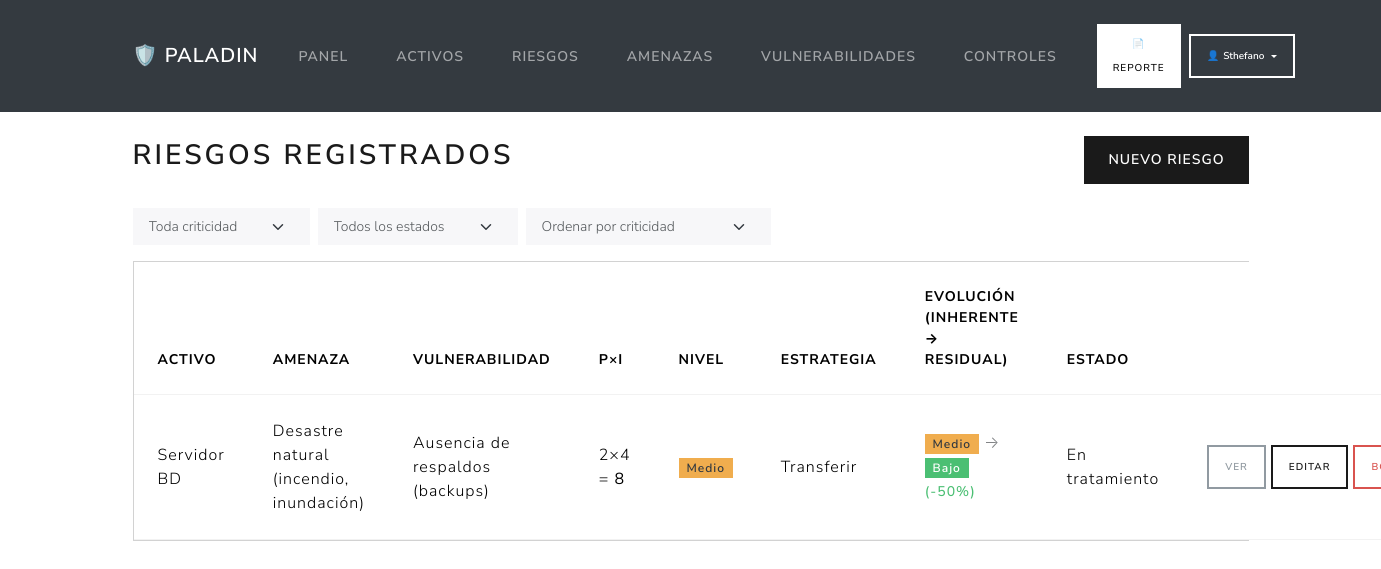
/riesgos/ (signed in), run on the app's committed database.
### riesgos/models.py (models this page shows, shortened)
class Riesgo(models.Model):
    ESTRATEGIAS = [
        ('MIT', 'Mitigar'),
        ('TRA', 'Transferir'),
        ('ACE', 'Aceptar'),
        ('EVI', 'Evitar'),
    ]
    ESTADOS = [
        ('IDE', 'Identificado'),
        ('TRA', 'En tratamiento'),
        ('CON', 'Controlado'),
        ('CER', 'Cerrado'),
    ]
    activo = models.ForeignKey(
        Activo, on_delete=models.CASCADE, related_name='riesgos'
    )
    amenaza = models.ForeignKey(Amenaza, on_delete=models.PROTECT)
    vulnerabilidad = models.ForeignKey(Vulnerabilidad, on_delete=models.PROTECT)
    controles_existentes = models.TextField(
        blank=True,
        help_text='Controles ya implementados antes del análisis.'
    )
    probabilidad = models.IntegerField(
        choices=NIVEL_1_5,
        validators=[MinValueValidator(1), MaxValueValidator(5)]
    )
    impacto = models.IntegerField(
        choices=NIVEL_1_5,
        validators=[MinValueValidator(1), MaxValueValidator(5)]
    )
    estrategia = models.CharField(
        max_length=3, choices=ESTRATEGIAS, blank=True
    )
    controles_propuestos = models.ManyToManyField(
        Control, blank=True, related_name='riesgos'
    )
    responsable = models.CharField(max_length=120, blank=True)
    probabilidad_residual = models.IntegerField(
        choices=NIVEL_1_5, null=True, blank=True,
        validators=[MinValueValidator(1), MaxValueValidator(5)]
    )
    impacto_residual = models.IntegerField(
        choices=NIVEL_1_5, null=True, blank=True,
        validators=[MinValueValidator(1), MaxValueValidator(5)]
    )
    observaciones = models.TextField(
        blank=True,
        help_text='Observaciones o recomendaciones para las partes interesadas.'
    )
    estado = models.CharField(max_length=3, choices=ESTADOS, default='IDE')
    fecha_tratamiento = models.DateField(
        null=True, blank=True,
        help_text='Fecha en que se aplicó el tratamiento (controles).'
    )
    fecha_control = models.DateField(
        null=True, blank=True,
        help_text='Fecha en que el riesgo quedó controlado/verificado.'
    )
    fecha_creacion = models.DateTimeField(auto_now_add=True)
    fecha_actualizacion = models.DateTimeField(auto_now=True)
    class Meta:
        verbose_name = 'Riesgo'
        verbose_name_plural = 'Riesgos'
        ordering = ['-fecha_actualizacion']
    @staticmethod
    def _clasificar(nivel):
        if nivel is None:
            return None
        if nivel <= 4:
            return 'Bajo'
        if nivel <= 9:
            return 'Medio'
        if nivel <= 15:
            return 'Alto'
        return 'Crítico'
    @property
    def nivel_riesgo(self):
        return self.probabilidad * self.impacto
    @property
    def nivel_riesgo_texto(self):
        return self._clasificar(self.nivel_riesgo)
    @property
    def riesgo_residual(self):
        if self.probabilidad_residual and self.impacto_residual:
            return self.probabilidad_residual * self.impacto_residual
        return None
    @property
    def riesgo_residual_texto(self):
        return self._clasificar(self.riesgo_residual)
    @property
    def reduccion(self):
        if self.riesgo_residual is not None:
            return self.nivel_riesgo - self.riesgo_residual
        return None
    @property
    def porcentaje_reduccion(self):
        if self.riesgo_residual is not None and self.nivel_riesgo:
            return round(self.reduccion / self.nivel_riesgo * 100)
        return None

class Amenaza(models.Model):
    CATEGORIAS = [
        ('NAT', 'Natural / Desastre'),
        ('HUM', 'Error humano'),
        ('MAL', 'Ataque malicioso / Malware'),
        ('TEC', 'Fallo técnico'),
        ('ORG', 'Organizacional / Procesos'),
    ]
    nombre = models.CharField(max_length=120)
    descripcion = models.TextField(blank=True)
    categoria = models.CharField(max_length=3, choices=CATEGORIAS, default='TEC')
    class Meta:
        verbose_name = 'Amenaza'
        verbose_name_plural = 'Amenazas'
        ordering = ['nombre']

class Vulnerabilidad(models.Model):
    nombre = models.CharField(max_length=120)
    descripcion = models.TextField(blank=True)
    cve = models.CharField(
        'CVE', max_length=30, blank=True,
        help_text='Identificador CVE asociado, p.ej. CVE-2021-44228 (opcional).'
    )
    class Meta:
        verbose_name = 'Vulnerabilidad'
        verbose_name_plural = 'Vulnerabilidades'
        ordering = ['nombre']

### activos/models.py (models this page shows, shortened)
class Activo(models.Model):
    NIVEL_CIA = [
        (1, 'Muy Bajo'),
        (2, 'Bajo'),
        (3, 'Medio'),
        (4, 'Alto'),
        (5, 'Muy Alto'),
    ]
    TIPOS_ACTIVO = [
        ('HW', 'Hardware'),
        ('SW', 'Software'),
        ('INF', 'Información'),
        ('SER', 'Servicio'),
        ('PER', 'Personal'),
    ]
    nombre = models.CharField(max_length=100)
    descripcion = models.TextField()
    tipo = models.CharField(
        max_length=10,
        choices=TIPOS_ACTIVO
    )
    confidencialidad = models.IntegerField(
        choices=NIVEL_CIA
    )
    integridad = models.IntegerField(
        choices=NIVEL_CIA
    )
    disponibilidad = models.IntegerField(
        choices=NIVEL_CIA
    )

### riesgos/views.py (the view)
# urls.py: path('riesgos/', views.lista_riesgos, name='lista_riesgos'),
def lista_riesgos(request):
    riesgos = (
        Riesgo.objects
        .select_related('activo', 'amenaza', 'vulnerabilidad')
        .annotate(nivel=F('probabilidad') * F('impacto'))
    )
    nivel_sel = request.GET.get('nivel', '')
    estado_sel = request.GET.get('estado', '')
    orden = request.GET.get('orden', 'criticidad')  # criticidad | reciente
    if nivel_sel in RANGOS_CRITICIDAD:
        lo, hi = RANGOS_CRITICIDAD[nivel_sel]
        riesgos = riesgos.filter(nivel__gte=lo, nivel__lte=hi)
    if estado_sel:
        riesgos = riesgos.filter(estado=estado_sel)
    if orden == 'reciente':
        riesgos = riesgos.order_by('-fecha_actualizacion')
    else:
        riesgos = riesgos.order_by('-nivel', '-fecha_actualizacion')
    return render(request, 'riesgos/lista_riesgos.html', {
        'riesgos': riesgos,
        'niveles': RANGOS_CRITICIDAD.keys(),
        'estados': Riesgo.ESTADOS,
        'nivel_sel': nivel_sel,
        'estado_sel': estado_sel,
        'orden': orden,
    })

### riesgos/templates/riesgos/lista_riesgos.html (shortened to what this page needs)
{% extends 'base.html' %}
{% block contenido %}
<div class="d-flex justify-content-between align-items-center mb-4">
  <h2>Riesgos registrados</h2>
  <a href="{% url 'crear_riesgo' %}" class="btn btn-primary">Nuevo riesgo</a>
</div>
<form class="row g-2 mb-3" method="get">
  <div class="col-auto">
    <select name="nivel" class="form-select form-select-sm" onchange="this.form.submit()">
      <option value="">Toda criticidad</option>
    </select>
  </div>
  <div class="col-auto">
    <select name="estado" class="form-select form-select-sm" onchange="this.form.submit()">
      <option value="">Todos los estados</option>
    </select>
  </div>
  <div class="col-auto">
    <select name="orden" class="form-select form-select-sm" onchange="this.form.submit()">
      <option value="criticidad" {% if orden == 'criticidad' %}selected{% endif %}>Ordenar por criticidad</option>
    </select>
  </div>
</form>
<div class="card">
  <div class="card-body p-0">
    <table class="table table-hover mb-0 align-middle">
      <thead>
        <tr>
          <th>Activo</th><th>Amenaza</th><th>Vulnerabilidad</th>
          <th>P×I</th><th>Nivel</th><th>Estrategia</th>
          <th>Evolución (inherente → residual)</th><th>Estado</th><th></th>
        </tr>
      </thead>
      <tbody>
        {% for r in riesgos %}
        <tr>
          <td>{{ r.activo.nombre }}</td>
          <td>{{ r.amenaza.nombre }}</td>
          <td>
            {{ r.vulnerabilidad.nombre }}
          </td>
          <td>{{ r.probabilidad }}×{{ r.impacto }} = <strong>{{ r.nivel_riesgo }}</strong></td>
          <td>{% include 'riesgos/_badge_nivel.html' with texto=r.nivel_riesgo_texto %}</td>
          <td>{{ r.get_estrategia_display|default:"—" }}</td>
          <td>
            {% include 'riesgos/_badge_nivel.html' with texto=r.nivel_riesgo_texto %}
            {% if r.riesgo_residual %}
              <span class="text-muted">→</span>
              {% include 'riesgos/_badge_nivel.html' with texto=r.riesgo_residual_texto %}
              <small class="text-success fw-semibold">(-{{ r.porcentaje_reduccion }}%)</small>
            {% else %}
              <span class="text-muted">→ sin evaluar</span>
            {% endif %}
          </td>
          <td>{{ r.get_estado_display }}</td>
          <td class="text-end text-nowrap">
            <a href="{% url 'detalle_riesgo' r.id %}" class="btn btn-sm btn-outline-secondary">Ver</a>
            <a href="{% url 'editar_riesgo' r.id %}" class="btn btn-sm btn-outline-primary">Editar</a>
            <a href="{% url 'eliminar_riesgo' r.id %}" class="btn btn-sm btn-outline-danger">Borrar</a>
          </td>
        </tr>
        {% empty %}
        <tr><td colspan="9" class="text-center text-muted py-4">
          No existen riesgos registrados.
        </td></tr>
        {% endfor %}
      </tbody>
    </table>
  </div>
</div>
{% endblock %}

### riesgos/templates/base.html (shortened to what this page needs)
<!doctype html>
<html lang="es">
  <head>
    <link
      rel="stylesheet"
      href="https://cdn.jsdelivr.net/npm/bootswatch@5.3.8/dist/lux/bootstrap.min.css"
    />
  </head>
  <body>
    <nav class="navbar navbar-expand-lg navbar-dark bg-dark d-print-none">
      <div class="container">
        <a class="navbar-brand fw-bold" href="{% url 'dashboard' %}">🛡️ Paladin</a>
        <div class="collapse navbar-collapse" id="nav">
          <ul class="navbar-nav me-auto">
            <li class="nav-item">
              <a class="nav-link" href="{% url 'dashboard' %}">Panel</a>
            </li>
            <li class="nav-item">
              <a class="nav-link" href="{% url 'lista_activos' %}">Activos</a>
            </li>
            <li class="nav-item">
              <a class="nav-link" href="{% url 'lista_riesgos' %}">Riesgos</a>
            </li>
            <li class="nav-item">
              <a class="nav-link" href="{% url 'lista_amenazas' %}">Amenazas</a>
            </li>
            <li class="nav-item">
              <a class="nav-link" href="{% url 'lista_vulnerabilidades' %}">Vulnerabilidades</a>
            </li>
            <li class="nav-item">
              <a class="nav-link" href="{% url 'lista_controles' %}">Controles</a>
            </li>
          </ul>
          <div class="d-flex align-items-center gap-2">
            <a class="btn btn-light btn-sm fw-semibold" href="{% url 'reporte' %}">📄 Reporte</a>
            {% if user.is_authenticated %}
              <div class="dropdown">
                <button class="btn btn-outline-light btn-sm dropdown-toggle d-flex align-items-center gap-1"
                        type="button" data-bs-toggle="dropdown" aria-expanded="false">
                  <span>👤</span><span class="text-capitalize">{{ user.username }}</span>
                </button>
              </div>
            {% endif %}
          </div>
        </div>
      </div>
    </nav>
    <div class="container my-4">
      {% block contenido %}{% endblock %}
    </div>
  </body>
</html>

### riesgos/templates/riesgos/_badge_nivel.html
{% if texto == 'Crítico' %}<span class="badge bg-danger">Crítico</span>
{% elif texto == 'Alto' %}<span class="badge" style="background:#fd7e14">Alto</span>
{% elif texto == 'Medio' %}<span class="badge bg-warning text-dark">Medio</span>
{% elif texto == 'Bajo' %}<span class="badge bg-success">Bajo</span>
{% else %}<span class="text-muted">—</span>{% endif %}

### data on the page
Riesgo: activo.nombre "Servidor BD", amenaza.nombre "Desastre natural (incendio, inundación)", vulnerabilidad.nombre "Ausencia de respaldos (backups)", probabilidad "2", impacto "4", nivel_riesgo "8", estrategia "Transferir", porcentaje_reduccion "50", estado "En tratamiento"

### other printed values
{{ user.username }} "Sthefano"
